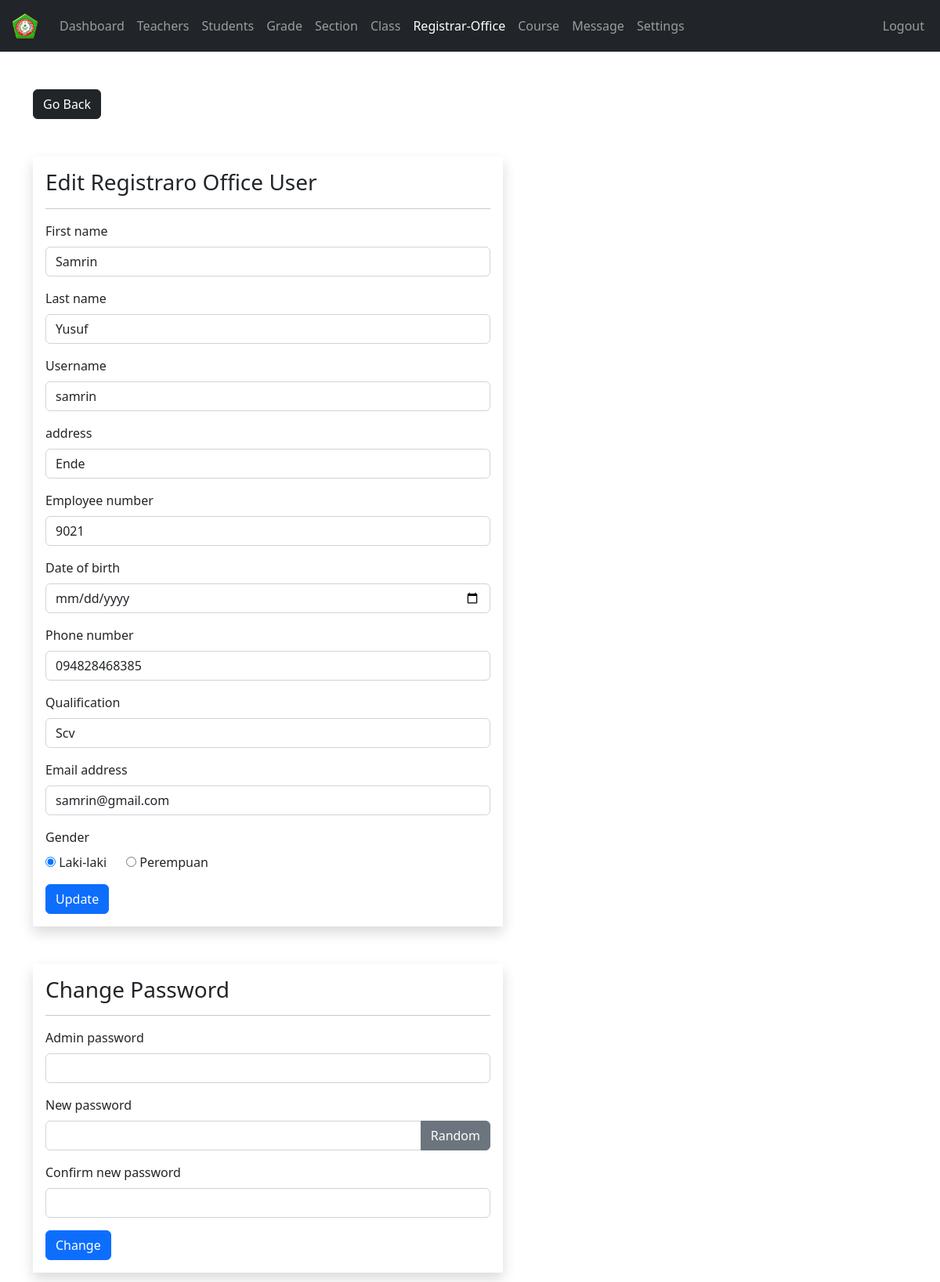
Screenshot of /admin/registrar-office-edit.php?r_user_id=4 (signed in) with the database file from the repository.
### tables this page shows
CREATE TABLE `registrar_office` (
  `r_user_id` int(11) NOT NULL,
  `username` varchar(127) NOT NULL,
  `password` varchar(255) NOT NULL,
  `fname` varchar(31) NOT NULL,
  `lname` varchar(31) NOT NULL,
  `address` varchar(31) NOT NULL,
  `employee_number` int(11) NOT NULL,
  `date_of_birth` date NOT NULL,
  `phone_number` varchar(31) NOT NULL,
  `qualification` varchar(31) NOT NULL,
  `gender` varchar(10) NOT NULL,
  `email_address` varchar(255) NOT NULL,
  `date_of_joined` datetime NOT NULL DEFAULT current_timestamp()
);

### admin/data/registrar_office.php (called while the page is built, shortened)
<?php
function getR_usersById($r_user_id, $conn){
   $sql = "SELECT * FROM registrar_office
           WHERE r_user_id=?";
   $stmt = $conn->prepare($sql);
   $stmt->execute([$r_user_id]);
   if ($stmt->rowCount() == 1) {
     $teacher = $stmt->fetch();
     return $teacher;
   }else {
    return 0;
   }
}

### admin/registrar-office-edit.php (the view, shortened to what this page needs)
<?php
if (isset($_SESSION['admin_id']) &&
    isset($_SESSION['role'])     &&
    isset($_GET['r_user_id'])) {
    if ($_SESSION['role'] == 'Admin') {
       include "../DB_connection.php";
       include "data/registrar_office.php";
       $r_user_id = $_GET['r_user_id'];
       $r_user = getR_usersById($r_user_id, $conn);
 ?>
<!DOCTYPE html>
<html lang="en">
<head>
	<link rel="stylesheet" href="https://cdn.jsdelivr.net/npm/bootstrap@5.2.0/dist/css/bootstrap.min.css">
	<link rel="stylesheet" href="../css/style.css">
  <link rel="stylesheet" href="https://cdnjs.cloudflare.com/ajax/libs/font-awesome/4.7.0/css/font-awesome.min.css">
</head>
<body>
    <?php
        include "inc/navbar.php";
     ?>
     <div class="container mt-5">
        <a href="registrar-office.php"
           class="btn btn-dark">Go Back</a>
        <form method="post"
              class="shadow p-3 mt-5 form-w"
              action="req/registrar-office-edit.php">
        <h3>Edit Registraro Office User</h3><hr>
        <div class="mb-3">
          <label class="form-label">First name</label>
          <input type="text"
                 class="form-control"
                 value="<?=$r_user['fname']?>"
                 name="fname">
        </div>
        <div class="mb-3">
          <label class="form-label">Last name</label>
          <input type="text"
                 class="form-control"
                 value="<?=$r_user['lname']?>"
                 name="lname">
        </div>
        <div class="mb-3">
          <label class="form-label">Username</label>
          <input type="text"
                 class="form-control"
                 value="<?=$r_user['username']?>"
                 name="username">
        </div>
        <div class="mb-3">
          <label class="form-label">address</label>
          <input type="text"
                 class="form-control"
                 value="<?=$r_user['address']?>"
                 name="address">
        </div>
        <div class="mb-3">
          <label class="form-label">Employee number</label>
          <input type="text"
                 class="form-control"
                 value="<?=$r_user['employee_number']?>"
                 name="employee_number">
        </div>
        <div class="mb-3">
          <label class="form-label">Date of birth</label>
          <input type="date"
                 class="form-control"
                 value="<?=$r_user['date_of_birth']?>"
                 name="date_of_birth">
        </div>
        <div class="mb-3">
          <label class="form-label">Phone number</label>
          <input type="text"
                 class="form-control"
                 value="<?=$r_user['phone_number']?>"
                 name="phone_number">
        </div>
        <div class="mb-3">
          <label class="form-label">Qualification</label>
          <input type="text"
                 class="form-control"
                 value="<?=$r_user['qualification']?>"
                 name="qualification">
        </div>
        <div class="mb-3">
          <label class="form-label">Email address</label>
          <input type="text"
                 class="form-control"
                 value="<?=$r_user['email_address']?>"
                 name="email_address">
        </div>
        <div class="mb-3">
          <label class="form-label">Gender</label><br>
          <input type="radio"
                 value="Laki-laki"
                 <?php if($r_user['gender'] == 'Laki-laki') echo 'checked';  ?>
                 name="gender"> Laki-laki
                 &nbsp;&nbsp;&nbsp;&nbsp;
          <input type="radio"
                 value="Perempuan"
                 <?php if($r_user['gender'] == 'Perempuan') echo 'checked';  ?>
                 name="gender"> Perempuan
        </div>
      <button type="submit"
              class="btn btn-primary">
              Update</button>
     </form>
     <form method="post"
              class="shadow p-3 my-5 form-w"
              action="req/registrar-office-change.php"
              id="change_password">
        <h3>Change Password</h3><hr>
       <div class="mb-3">
            <div class="mb-3">
            <label class="form-label">Admin password</label>
                <input type="password"
                       class="form-control"
                       name="admin_pass">
          </div>
            <label class="form-label">New password </label>
            <div class="input-group mb-3">
                <input type="text"
                       class="form-control"
                       name="new_pass"
                       id="passInput">
                <button class="btn btn-secondary"
                        id="gBtn">
                        Random</button>
            </div>
          </div>
          <div class="mb-3">
            <label class="form-label">Confirm new password  </label>
                <input type="text"
                       class="form-control"
                       name="c_new_pass"
                       id="passInput2">
          </div>
          <button type="submit"
              class="btn btn-primary">
              Change</button>
        </form>
     </div>
</body>
</html>
<?php
  }else {
    header("Location: teacher.php");
    exit;
  }
}else {
	header("Location: teacher.php");
	exit;
}
?>

### css/style.css (style rules this page uses)
.form-w { max-width: 600px; width: 100%; }

### rows the page displays
registrar_office: fname "Samrin", lname "Yusuf", username "samrin", address "Ende", employee_number "9021", phone_number "094828468385", qualification "Scv", email_address "samrin@gmail.com", gender "☑"
